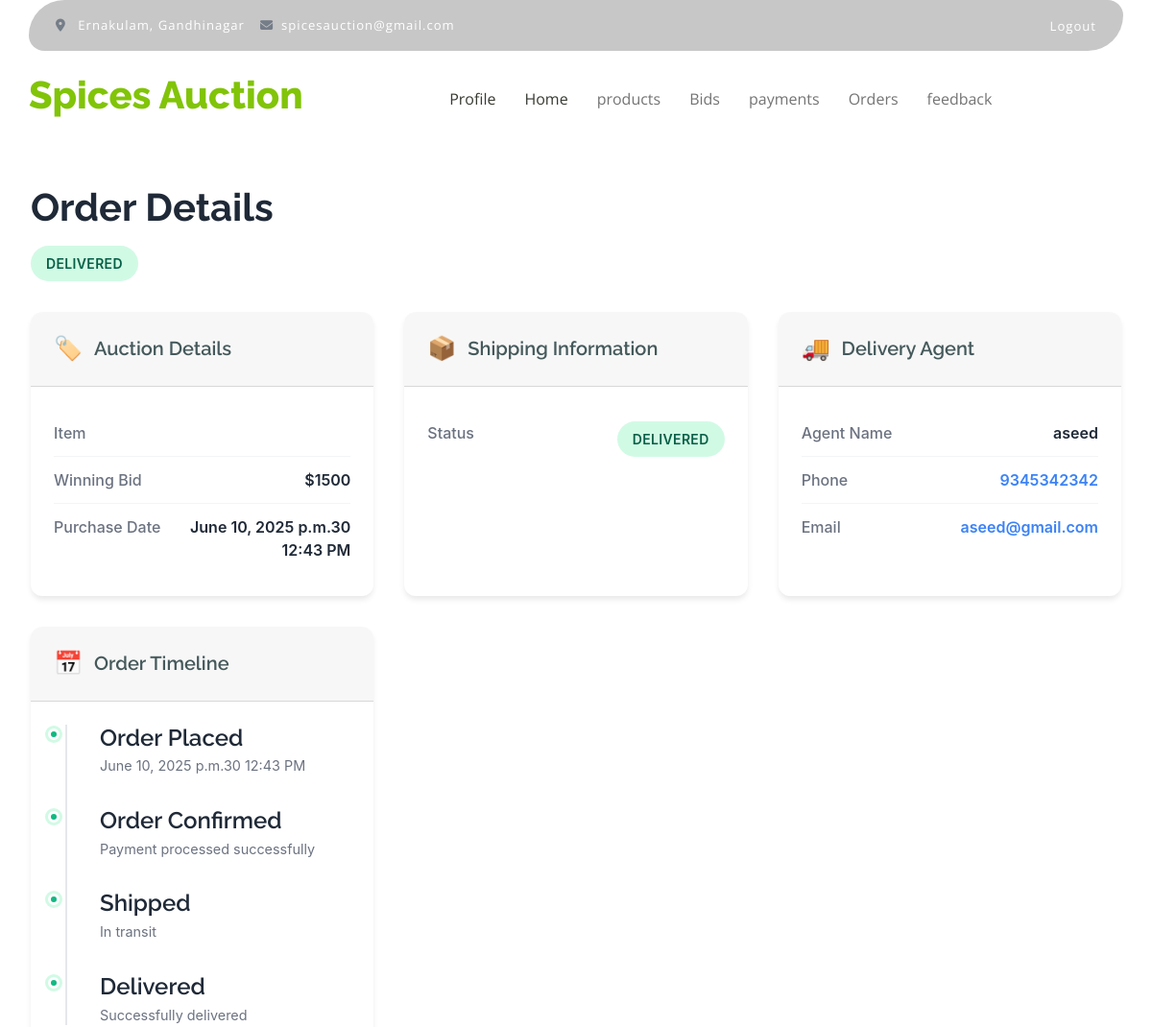
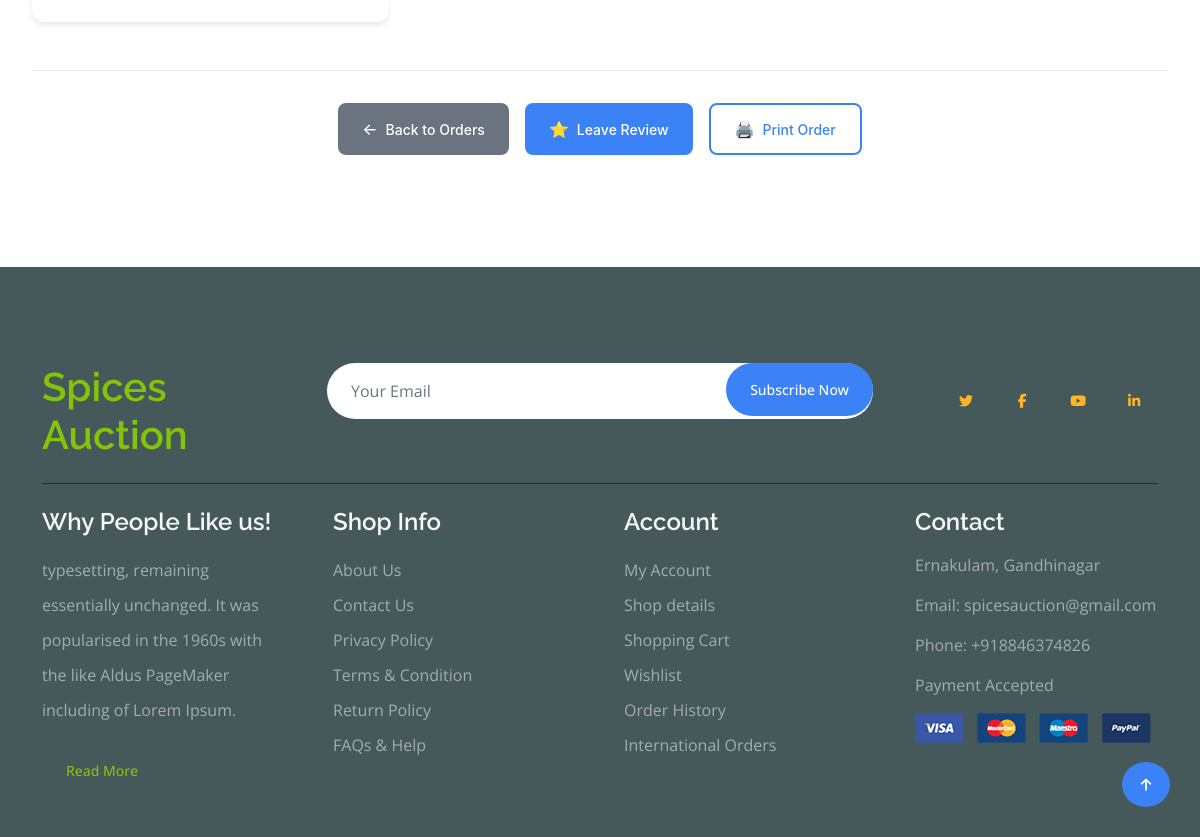
Screenshot of /my-orders/15/ (signed in) with the database file from the repository (2 pictures, top to bottom).
### adminapi/models.py (models this page shows, shortened)
class BidPurchase(models.Model):
    bid = models.ForeignKey(Bid, on_delete=models.CASCADE)
    purchase_date = models.DateTimeField(auto_now_add=True)
    payment_status = models.CharField(
        max_length=20,
        choices=[
            ('pending', 'Pending'),
            ('completed', 'Completed'),
            ('failed', 'Failed'),
            ('refunded', 'Refunded')
        ],
        default='pending'
    )
    payment_method = models.CharField(
        max_length=50,
        choices=[
            ('credit_card', 'Credit Card'),
            ('debit_card', 'Debit Card'),
            ('bank_transfer', 'Bank Transfer'),
            ('online_wallet', 'Online Wallet'),
            ('other', 'Other')
        ],
        default='credit_card'
    )
    transaction_id = models.CharField(max_length=100, blank=True, null=True)
    amount_paid = models.DecimalField(max_digits=10, decimal_places=2, blank=True, null=True)
    shipping_address = models.TextField(blank=True, null=True)
    shipping_status = models.CharField(
        max_length=20,
        choices=[
            ('processing', 'Processing'),
            ('shipped', 'Shipped'),
            ('delivered', 'Delivered'),
            ('returned', 'Returned')
        ],
        default='processing'
    )
    tracking_number = models.CharField(max_length=100, blank=True, null=True)
    delivery_agent = models.ForeignKey(DeliveryAgent, on_delete=models.SET_NULL, null=True, blank=True)

class Bid(models.Model):
    auction = models.ForeignKey(Auction, on_delete=models.CASCADE)
    bidder = models.ForeignKey(CustomUser, on_delete=models.CASCADE)
    amount = models.PositiveIntegerField()
    timestamp = models.DateTimeField(auto_now_add=True)
    is_selected=models.BooleanField(default=False)

class CustomUser(AbstractUser):
    user_type_choices = [
        ('Admin', 'Admin'),
        ('Seller', 'Seller'),
        ('DeliveryAgent', 'Delivery Agent'),
    ]
    user_type = models.CharField(max_length=50, choices=user_type_choices, default='Admin')
    email = models.EmailField(null=True)

class DeliveryAgent(CustomUser):
    name = models.CharField(max_length=100)
    phone = models.CharField(max_length=100)
    email_address = models.EmailField()
    vehicle_number = models.CharField(max_length=100, null=True, blank=True)
    license_copy = models.FileField(upload_to="images", null=True, blank=True)
    profile = models.ImageField(upload_to="images", null=True, blank=True)
    is_available = models.BooleanField(default=True)
    address = models.TextField(null=True, blank=True)  # Optional
    id_proof = models.FileField(upload_to="documents", null=True, blank=True)  # Optional

### userapi/views.py (the view)
# urls.py: path('my-orders/<int:pk>/', views.UserOrderDetailView.as_view(), name='user_order_detail'),
class UserOrderDetailView(LoginRequiredMixin, DetailView):
    model = BidPurchase
    template_name = 'user/order_detail.html'
    context_object_name = 'order'
    def get_queryset(self):
        return BidPurchase.objects.select_related('bid__auction').filter(
            bid__bidder=self.request.user
        )
    def get_object(self, queryset=None):
        obj = super().get_object(queryset=queryset)
        if obj.bid.bidder != self.request.user:
            raise Http404("You do not have permission to view this order.")
        return obj

### userapi/templates/user/order_detail.html (shortened to what this page needs)
{% extends 'user/base.html' %}
{% load static %}
{% block body_block %}
<div class="order-detail-container">
  <div class="page-headerr">
    <div class="header-content">
      <h1 class="page-title">Order Details</h1>
      <div class="order-status">
        <span class="status-badge status-{{ order.shipping_status|lower }}">
          {{ order.shipping_status|capfirst }}
        </span>
      </div>
    </div>
  </div>
  <div class="info-grid">
    <div class="info-card">
      <div class="card-header">
        <h3 class="card-title">
          <span class="card-icon">🏷️</span>
          Auction Details
        </h3>
      </div>
      <div class="card-content">
        <div class="detail-row">
          <span class="detail-label">Item</span>
        </div>
        {% if order.bid.amount %}
        <div class="detail-row">
          <span class="detail-label">Winning Bid</span>
          <span class="detail-value">${{ order.bid.amount }}</span>
        </div>
        {% endif %}
        <div class="detail-row">
          <span class="detail-label">Purchase Date</span>
          <span class="detail-value">{{ order.purchase_date|date:"F d, Y at g:i A" }}</span>
        </div>
      </div>
    </div>
    <div class="info-card">
      <div class="card-header">
        <h3 class="card-title">
          <span class="card-icon">📦</span>
          Shipping Information
        </h3>
      </div>
      <div class="card-content">
        <div class="detail-row">
          <span class="detail-label">Status</span>
          <span class="detail-value">
            <span class="status-badge status-{{ order.shipping_status|lower }}">
              {{ order.shipping_status|capfirst }}
            </span>
          </span>
        </div>
      </div>
    </div>
    {% if order.delivery_agent %}
    <div class="info-card">
      <div class="card-header">
        <h3 class="card-title">
          <span class="card-icon">🚚</span>
          Delivery Agent
        </h3>
      </div>
      <div class="card-content">
        <div class="detail-row">
          <span class="detail-label">Agent Name</span>
          <span class="detail-value">{{ order.delivery_agent.name }}</span>
        </div>
        <div class="detail-row">
          <span class="detail-label">Phone</span>
          <span class="detail-value">
            <a href="tel:{{ order.delivery_agent.phone }}" class="contact-link">
              {{ order.delivery_agent.phone }}
            </a>
          </span>
        </div>
        <div class="detail-row">
          <span class="detail-label">Email</span>
          <span class="detail-value">
            <a href="mailto:{{ order.delivery_agent.email_address }}" class="contact-link">
              {{ order.delivery_agent.email_address }}
            </a>
          </span>
        </div>
      </div>
    </div>
    {% endif %}
    <div class="info-card timeline-card">
      <div class="card-header">
        <h3 class="card-title">
          <span class="card-icon">📅</span>
          Order Timeline
        </h3>
      </div>
      <div class="card-content">
        <div class="timeline">
          <div class="timeline-item completed">
            <div class="timeline-dot"></div>
            <div class="timeline-content">
              <h4>Order Placed</h4>
              <p>{{ order.purchase_date|date:"F d, Y at g:i A" }}</p>
            </div>
          </div>
          {% if order.shipping_status != 'processing' %}
          <div class="timeline-item completed">
            <div class="timeline-dot"></div>
            <div class="timeline-content">
              <h4>Order Confirmed</h4>
              <p>Payment processed successfully</p>
            </div>
          </div>
          {% endif %}
          {% if order.shipping_status == 'shipped' or order.shipping_status == 'delivered' %}
          <div class="timeline-item completed">
            <div class="timeline-dot"></div>
            <div class="timeline-content">
              <h4>Shipped</h4>
              <p>{% if order.shipped_date %}{{ order.shipped_date|date:"F d, Y" }}{% else %}In transit{% endif %}</p>
            </div>
          </div>
          {% endif %}
          {% if order.shipping_status == 'delivered' %}
          <div class="timeline-item completed">
            <div class="timeline-dot"></div>
            <div class="timeline-content">
              <h4>Delivered</h4>
              <p>{% if order.delivered_date %}{{ order.delivered_date|date:"F d, Y" }}{% else %}Successfully delivered{% endif %}</p>
            </div>
          </div>
          {% endif %}
        </div>
      </div>
    </div>
  </div>
  <div class="action-section">
    <a href="{% url 'user_order_list' %}" class="btn btn-secondary">
      <span class="btn-icon">←</span>
      Back to Orders
    </a>
    {% if order.shipping_status == 'delivered' %}
    <a href="{%url 'feedback-add' %}" class="btn btn-primary">
      <span class="btn-icon">⭐</span>
      Leave Review
    </a>
    {% endif %}
    <a href="#" class="btn btn-outline" onclick="printOrder()">
      <span class="btn-icon">🖨️</span>
      Print Order
    </a>
  </div>
</div>
{% endblock %}

### userapi/static/css/style.css (style rules this page uses)
.btn { font-weight: 600; transition: .5s; }

### userapi/templates/user/order_detail.html (style rules this page uses)
.order-detail-container { max-width: 1200px; margin: 0 auto; padding: 2rem; font-family: -apple-system, BlinkMacSystemFont, 'Segoe UI', Roboto, sans-serif; }
.page-headerr { margin-top: 10rem; margin-bottom: 2rem; }
.header-content { display: flex; flex-direction: column; gap: 1rem; }
.page-title { font-size: 2.5rem; font-weight: 700; color: #1f2937; margin: 0; }
.order-status { align-self: flex-start; }
.status-badge { display: inline-block; padding: 0.5rem 1rem; border-radius: 20px; font-size: 0.875rem; font-weight: 600; text-transform: uppercase; letter-spacing: 0.025em; }
.status-delivered { background-color: #d1fae5; color: #065f46; }
.info-grid { display: grid; grid-template-columns: repeat(auto-fit, minmax(350px, 1fr)); gap: 2rem; margin-bottom: 3rem; }
.info-card { background: white; border-radius: 12px; box-shadow: 0 4px 6px -1px rgba(0, 0, 0, 0.1); overflow: hidden; transition: box-shadow 0.2s ease; }
.card-header { padding: 1.5rem; color: white; }
.card-title { margin: 0; font-size: 1.25rem; font-weight: 600; display: flex; align-items: center; gap: 0.75rem; }
.card-icon { font-size: 1.5rem; }
.card-content { padding: 1.5rem; }
.detail-row { display: flex; justify-content: space-between; align-items: flex-start; padding: 0.75rem 0; border-bottom: 1px solid #f3f4f6; }
.detail-row:last-child { border-bottom: none; }
.detail-label { font-weight: 500; color: #6b7280; flex-shrink: 0; margin-right: 1rem; }
.detail-value { font-weight: 600; color: #1f2937; text-align: right; flex-grow: 1; word-break: break-word; }
.contact-link { color: #3b82f6; text-decoration: none; transition: color 0.2s ease; }
.timeline { position: relative; }
.timeline::before { content: ''; position: absolute; left: 12px; top: 0; bottom: 0; width: 2px; background: #e5e7eb; }
.timeline-item { position: relative; padding-left: 3rem; margin-bottom: 2rem; }
.timeline-item:last-child { margin-bottom: 0; }
.timeline-dot { position: absolute; left: -6px; top: 0.25rem; width: 12px; height: 12px; border-radius: 50%; background: #d1d5db; border: 3px solid white; box-shadow: 0 0 0 3px #e5e7eb; }
.timeline-item.completed .timeline-dot { background: #10b981; box-shadow: 0 0 0 3px #d1fae5; }
.timeline-content h4 { margin: 0 0 0.25rem 0; font-weight: 600; color: #1f2937; }
.timeline-content p { margin: 0; color: #6b7280; font-size: 0.9rem; }
.action-section { display: flex; gap: 1rem; flex-wrap: wrap; justify-content: center; padding: 2rem 0; border-top: 1px solid #e5e7eb; }
.btn { display: inline-flex; align-items: center; gap: 0.5rem; padding: 0.75rem 1.5rem; border-radius: 8px; font-weight: 500; text-decoration: none; transition: all 0.2s ease; cursor: pointer; border: none; font-size: 0.875rem; }
.btn-primary { background-color: #3b82f6; color: white; }
.btn-secondary { background-color: #6b7280; color: white; }
.btn-outline { background-color: transparent; color: #3b82f6; border: 2px solid #3b82f6; }
.btn-icon { font-size: 1rem; }

### rows the page displays
BidPurchase: shipping_status "DELIVERED", bid.amount "1500", purchase_date "June 10, 2025 p.m.30 12:43 PM", delivery_agent.name "aseed", delivery_agent.phone "9345342342", delivery_agent.email_address "aseed@gmail.com"
